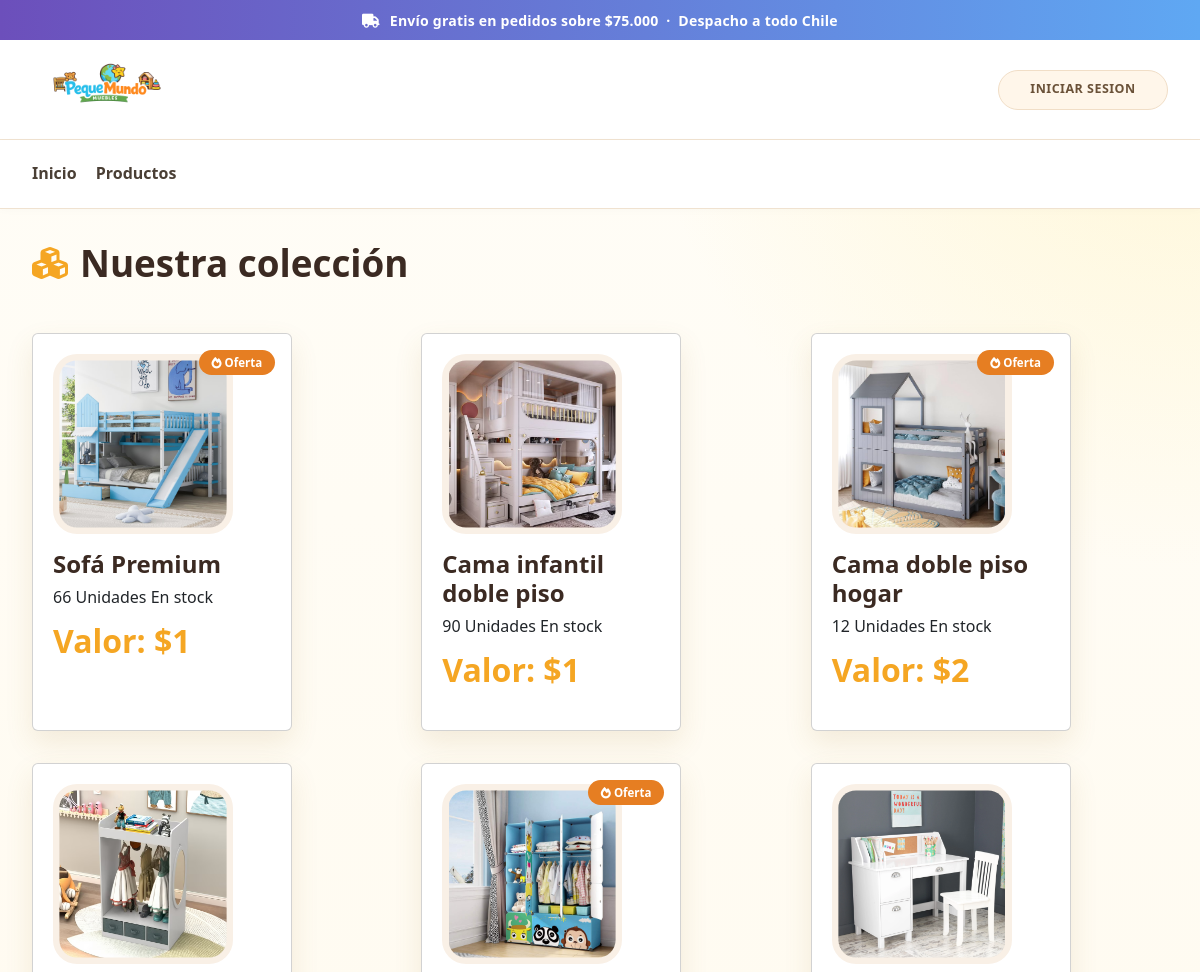
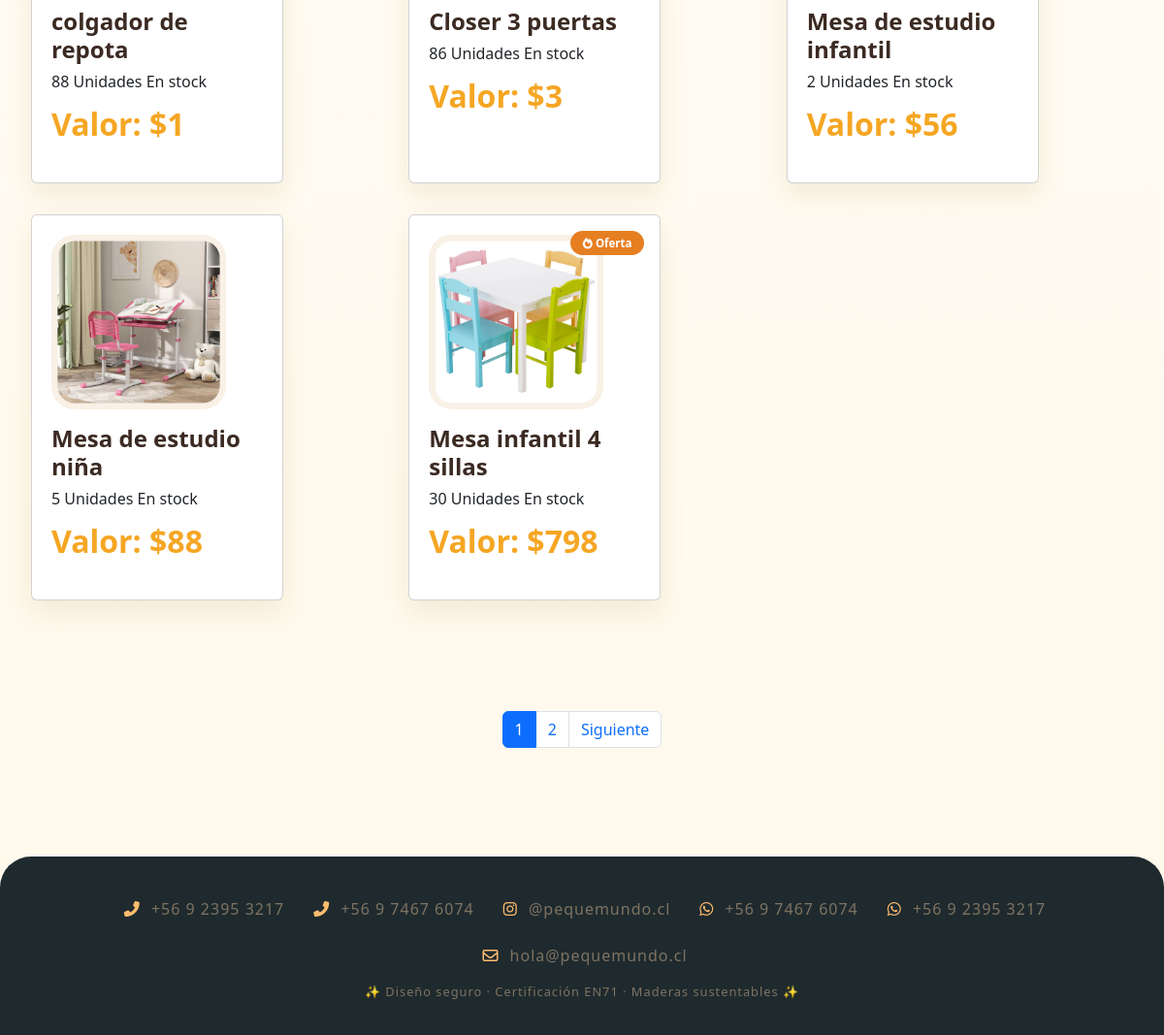
The page /paginaProductos/ on the database as committed earlier (2 pictures, top to bottom).
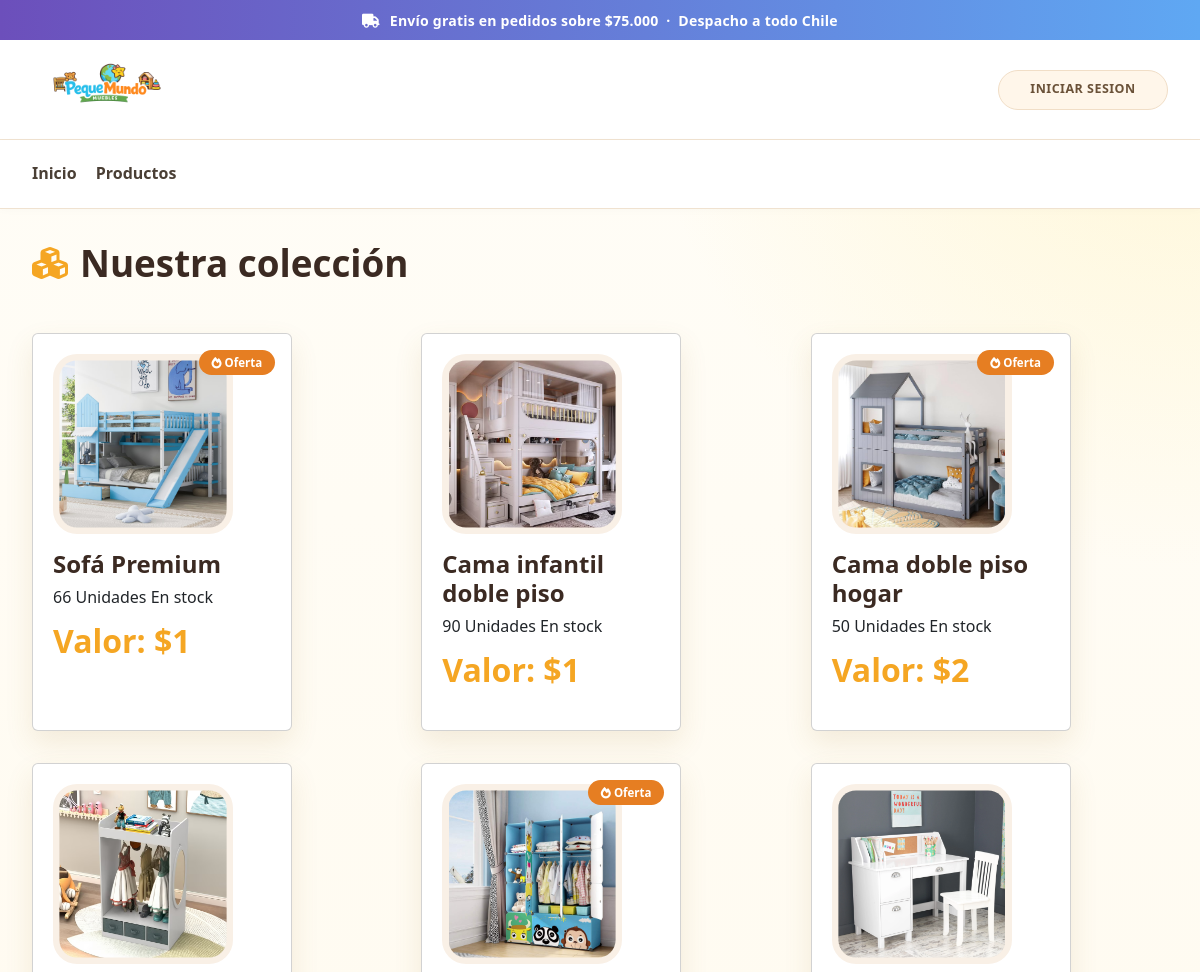
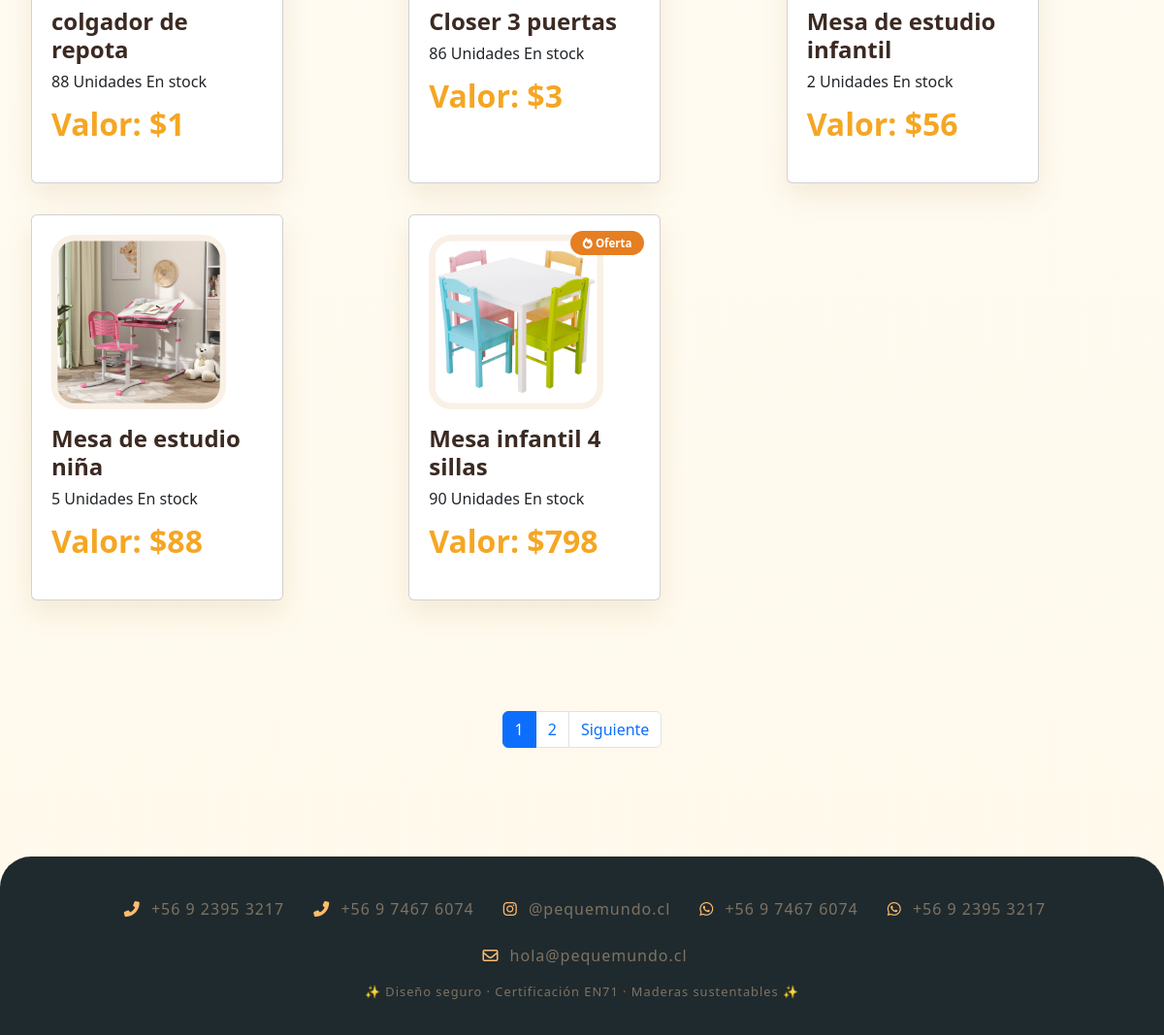
The same page on the database as committed later (2 pictures, top to bottom).
### app/models.py (models this page shows, shortened)
class mueble(models.Model):
    id = models.AutoField(primary_key=True)
    nombre = models.CharField(max_length=50)
    descripcion = models.CharField(max_length=50)
    foto = models.ImageField(
        upload_to= 'productos',
        null= True,
        blank= True,
    )
    precio = models.IntegerField()
    cantidad = models.IntegerField(default=0)
    estado = models.ForeignKey(
        estadoMueble,
        on_delete= models.CASCADE
    )
    disponiblidad = models.ForeignKey(
        disponiblidadMueble,
        on_delete= models.CASCADE
    )
    categoria_mueble = models.ForeignKey(
        categoriaMueble,
        on_delete= models.CASCADE,
        null=True
    )

class estadoMueble(models.Model):
    id = models.AutoField(primary_key=True)
    descripcion = models.CharField(max_length=50)
    def __str__(self):
        return self.descripcion

class disponiblidadMueble(models.Model):
    id = models.AutoField(primary_key=True)
    descripcion = models.CharField(max_length=50)

### app/views.py (the view)
# urls.py: path('paginaProductos/', listarCatalogo,name='IDpaginaProductos'),
def listarCatalogo(request):
    muebles = mueble.objects.all()
    page = request.GET.get('page', 1)
    paginator = Paginator(muebles, 8)
    try:
        muebles = paginator.page(page)
    except:
        muebles = paginator.page(1)
    varDatosMuebles = {
        'entity': muebles,
        'paginator': paginator,
        'datosMuebles': muebles
    }
    return render(
        request,
        'productos.html',
        varDatosMuebles
    )

### app/templates/productos.html (shortened to what this page needs)
{% load static %}
{% include 'base/navbar.html' %}
{% block content %}
<main class="products-container">
    <div class="products-header">
        <h1>
            <i class="fas fa-cubes"></i>
            Nuestra colección
        </h1>
    </div>
    <div id="productosGrid" class="productos-grid">
        {% for producto in datosMuebles %}
        <div class="card" data-id="{{ producto.id }}">
            <form
                method="POST"
                action="{% url 'agregar_carrito' producto.id %}"
            >
                {% if producto.estado.id == 1 %}
                       <div class="card-badge hot">
                           <i class="fas fa-fire"></i>
                           {{ producto.estado }}
                        </div>
                {% endif %}
                <img
                    src="{{ producto.foto.url }}"
                    alt="{{ producto.nombre }}"
                >
                <h3>{{ producto.nombre }}</h3>
                <div>
                    {% if producto.disponiblidad.descripcion != 'No disponible' %}
                        {{ producto.cantidad }} Unidades
                        {{ producto.disponiblidad.descripcion }}
                    {% else %}
                        Sin stock
                    {% endif %}
                </div>
                <div class="price">
                    Valor:  ${{ producto.precio }}
                </div>
            </form>
        </div>
        {% endfor %}
      </div>
      <div style="margin-top: 10%;">
        {% include 'paginador.html' %}
      </div>
</main>
{% endblock %}
{% include 'base/footer.html' %}

Rows that differ between the two databases and show on the page:
changed mueble "Cama doble piso hogar": cantidad "12" → "50"
changed mueble "Mesa infantil 4 sillas": cantidad "30" → "90"
